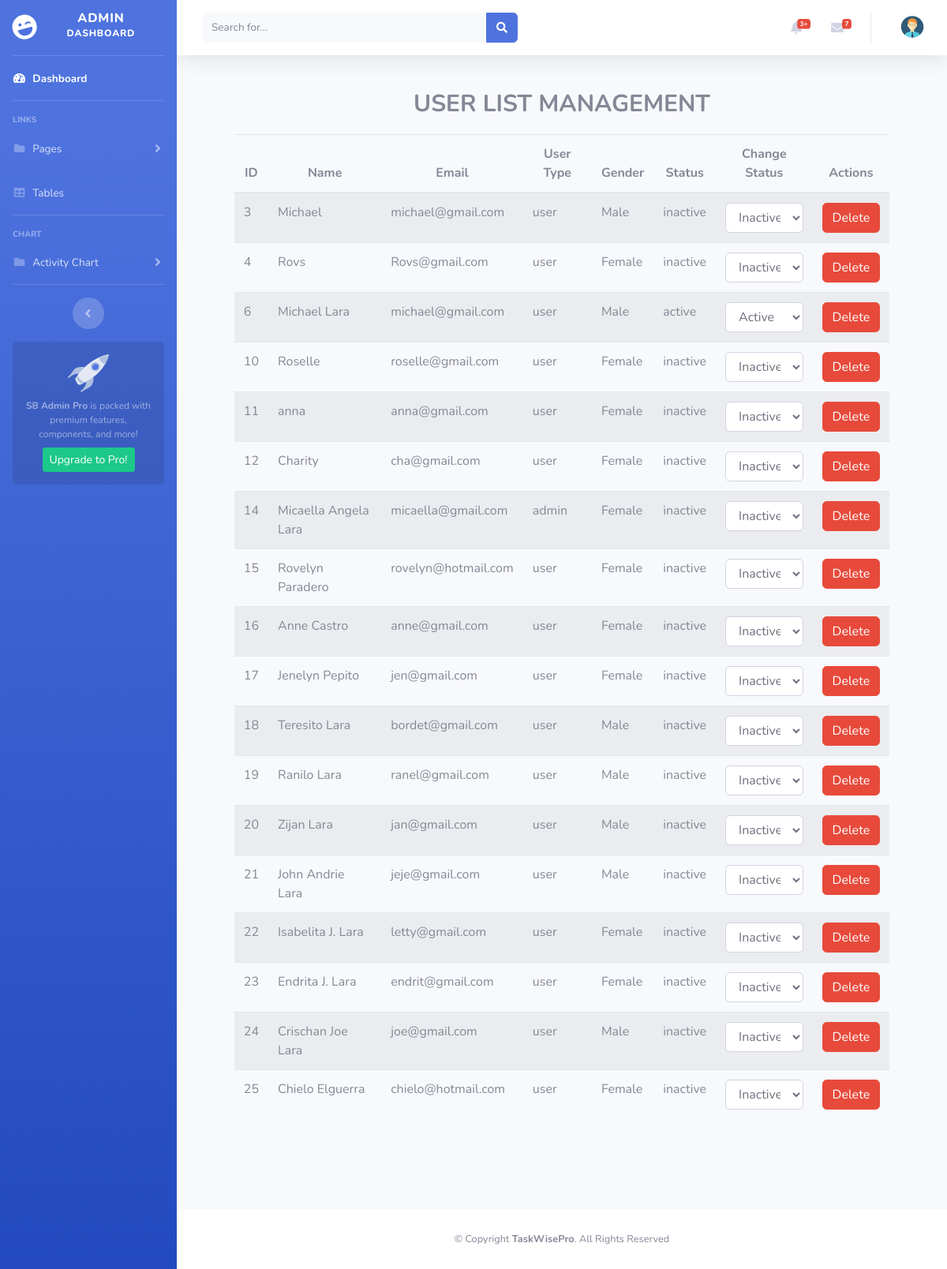
The app's page /adminpage/tables.php, older data.
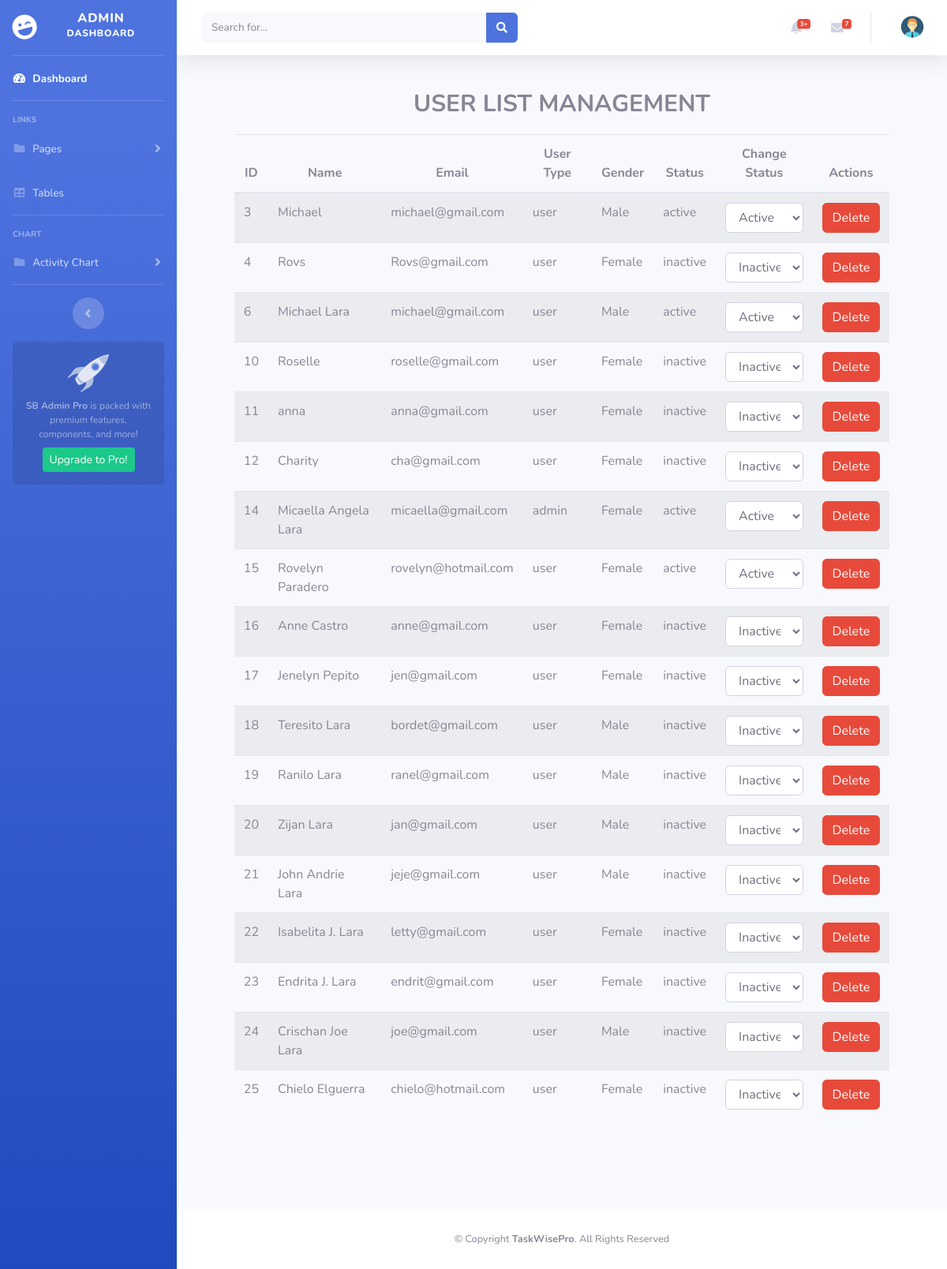
The same page, newer data.
### tables this page shows
CREATE TABLE `user_form` (
  `id` int(11) NOT NULL,
  `name` varchar(255) NOT NULL,
  `email` varchar(255) NOT NULL,
  `password` varchar(255) NOT NULL,
  `user_type` varchar(255) NOT NULL DEFAULT 'user',
  `gender` enum('Male','Female') NOT NULL,
  `status` varchar(8) NOT NULL DEFAULT 'inactive',
  `registration_datetime` timestamp NOT NULL DEFAULT current_timestamp()
);

### adminpage/tables.php (the view, shortened to what this page needs)
<?php include_once('include/header.php');?>
<?php
$conn = mysqli_connect(DB_HOST, DB_USER, DB_PASSWORD, DB_NAME);
$sql = "SELECT * FROM user_form";
$result = mysqli_query($conn, $sql);
?>
<h2 style="text-align: center; font-size: 30px; font-weight: bolder; margin-top: 20px; margin-bottom: 20px;">USER LIST MANAGEMENT</h2>
<div class="container-fluid" style="margin-bottom: 10%; width: 90%;">
    <div class="table-responsive" style = "overflow-x: hidden;">
        <div class="table-wrapper">
            <table class="table table-striped table-hover">
                <thead style = "text-align: center;">
                <tr>
                    <th>ID</th>
                    <th>Name</th>
                    <th>Email</th>
                    <th>User Type</th>
                    <th>Gender</th>
                    <th>Status</th>
                    <th>Change Status</th>
                    <th>Actions</th>
                </tr>
                </thead>
                <tbody>
                <?php
                if (mysqli_num_rows($result) > 0) {
                    while ($row = mysqli_fetch_assoc($result)) {
                        echo "<tr>";
                        echo "<td>" . $row["id"] . "</td>";
                        echo "<td>" . $row["name"] . "</td>";
                        echo "<td>" . $row["email"] . "</td>";
                        echo "<td>" . $row["user_type"] . "</td>";
                        echo "<td>" . $row["gender"] . "</td>";
                        echo "<td>" . $row["status"] . "</td>";
                        echo "<td>
                                <form method='post' style='display: inline;'>
                                    <input type='hidden' name='user_id' value='" . $row["id"] . "'>
                                    <select name='new_status' class='form-control' onchange='this.form.submit();' style = 'width: 100%;'>
                                        <option value='active' " . ($row["status"] == 'active' ? 'selected' : '') . ">Active</option>
                                        <option value='inactive' " . ($row["status"] == 'inactive' ? 'selected' : '') . ">Inactive</option>
                                        <option value='deactivate' " . ($row["status"] == 'deactivate' ? 'selected' : '') . ">Deactivate</option>
                                    </select>
                                </form>
                            </td>";
                            echo "<td>
                            <form method='post' style='display: inline;'>
                                <input type='hidden' name='delete_id' value='" . $row["id"] . "'>
                                <input type='submit' name='delete' value='Delete' class='btn btn-danger' style='width: 100%;'>
                            </form>
                        </td>";
                        echo "</tr>";
                    }
                } else {
                    echo "<tr><td colspan='8'>No data found.</td></tr>";
                }
                ?>
                </tbody>
            </table>
        </div>
    </div>
</div>
<?php include_once('include/footer.php');?>

Row changes from the older to the newer data that the page shows:
changed user_form "Michael": status "inactive" → "active"; new_status "Inactive" → "Active"
changed user_form "Micaella Angela Lara": status "inactive" → "active"; new_status "Inactive" → "Active"
changed user_form "Rovelyn Paradero": status "inactive" → "active"; new_status "Inactive" → "Active"
